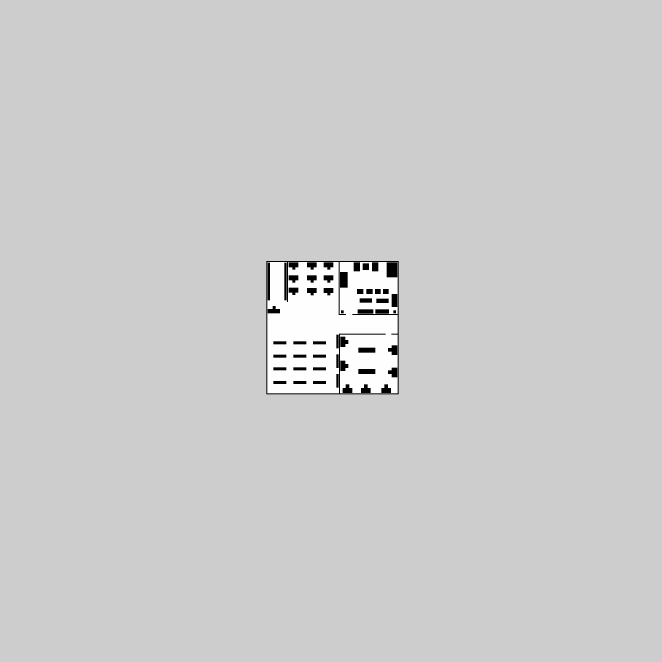
#> input picture maps/library/map.png, 1984 x 1984 px (shown at 1/3 size)
$ python png2csv.py
#> lines starting #> are read from the running program, lines starting #| are printed output that depends on the picture
# pgm to png
# mogrify -format png map.pgm
# mogrify -format pgm map.png

from PIL import Image
import numpy as np
# 1. Read image
img = Image.open('map.png')
#> img is the input picture: PIL image 1984x1984 L; min 0, max 255, mean 204.9

# 2. Convert image to NumPy array
arr = np.asarray(img)
print(arr.shape)
#| (1984, 1984)
arr = arr[700:1200,700:1200]
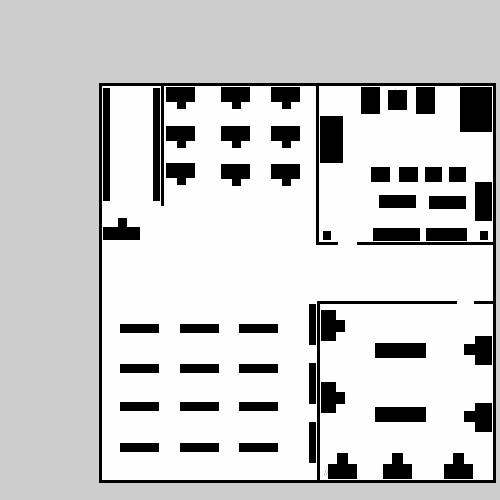
#> arr: shape (500, 500); min 0, max 255, mean 203.4
# 3. Convert 3D array to 2D list of lists
lst = []
for row in arr:
    tmp = []
    for col in row:
        tmp.append(str(col))
    lst.append(tmp)
#> after the loop, lst = 500 items
# 4. Save list of lists to CSV
with open('map.csv', 'w') as f:
    for row in lst:
        f.write(','.join(row) + '\n')
